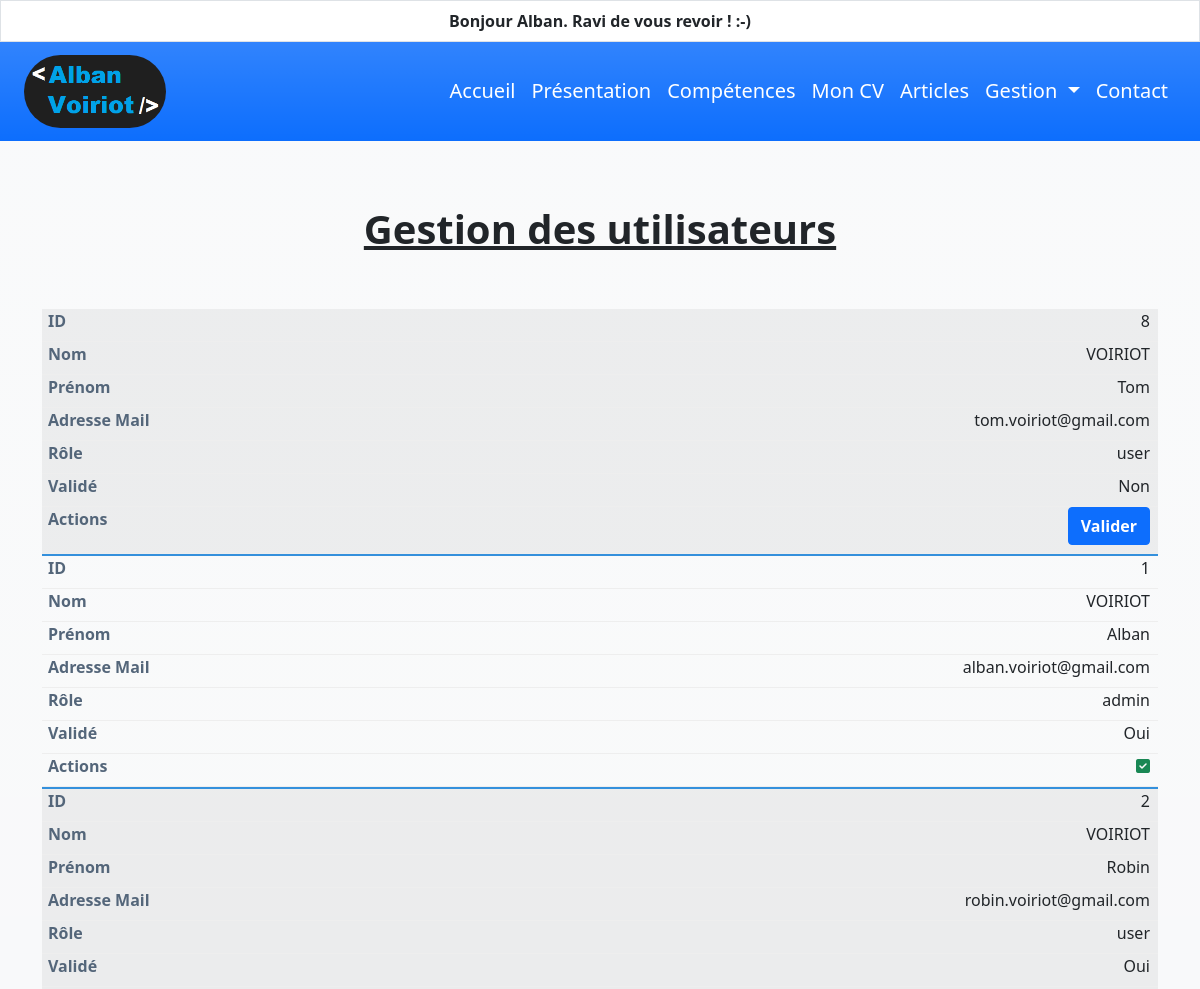
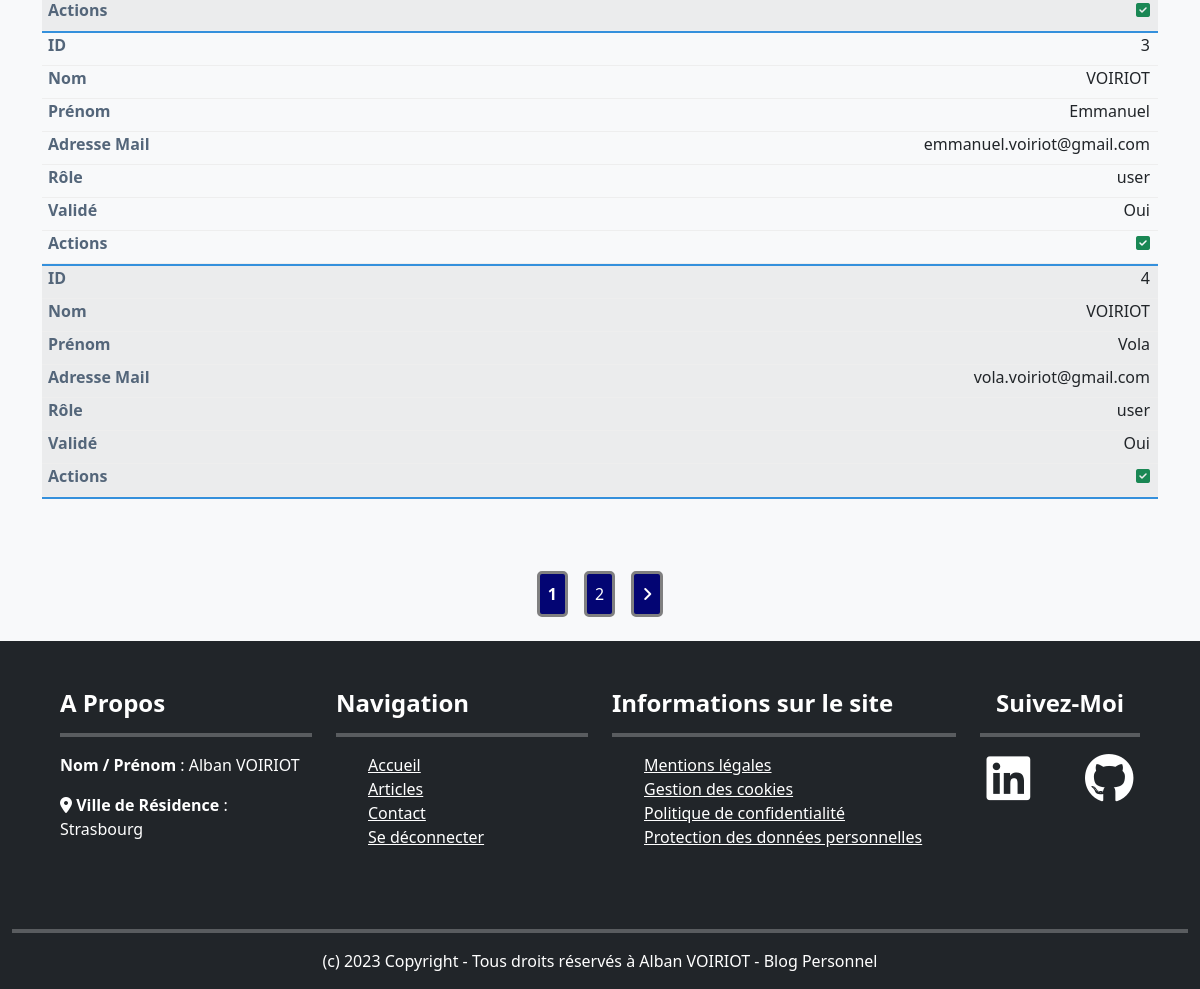
/index.php?action=gestionUtilisateurs (signed in), run on the app's committed database (2 pictures, top to bottom).
### tables this page shows
CREATE TABLE utilisateur (
  id SMALLINT(5) UNSIGNED NOT NULL,
  nom VARCHAR(50) DEFAULT NULL,
  prenom VARCHAR(50) NOT NULL,
  adresse_mail VARCHAR(125) NOT NULL,
  mot_de_passe VARCHAR(125) NOT NULL,
  valide TINYINT(1) UNSIGNED NOT NULL,
  role VARCHAR(5) NOT NULL
);

### src/controllers/UserController.php (called while the page is built, shortened)
<?php
class UserController
{
    public function gestion()
    {
        $userManager = new UserManager();
        $utilisateurs = $userManager->getAll();
        include_once __DIR__ . "/../../templates/gestionUsers.php";
    }
}

### src/Models/UserManager.php (called while the page is built, shortened)
<?php
class UserManager
{
    public function getAll(): array
    {
        $connection = new DatabaseConnection();
        $statement = $connection->getConnection()->prepare("SELECT * FROM utilisateur ORDER BY valide ASC");
        $statement->execute();
        $users = [];
        while (($row = $statement->fetch())) {
            $user = new User();
            $user
                ->setId($row['id'])
                ->setNom($row['nom'])
                ->setPrenom($row['prenom'])
                ->setAdresseMail($row['adresse_mail'])
                ->setValide($row['valide'])
                ->setRole($row['role'])
            ;
            $users[] = $user;
        }
        return $users;
    }
}

### src/Lib/DatabaseConnection.php (called while the page is built, shortened)
<?php
class DatabaseConnection
{
    private ?PDO $database = null;
    public function getConnection(): PDO
    {
        if ($this->database === null) {
            $this->database = new PDO('mysql:host=' . $_ENV["DB_HOST"] . ';dbname=' . $_ENV["DB_NAME"] . ';charset=utf8', $_ENV["DB_USERNAME"], $_ENV["DB_PASSWORD"]);
            $this->database->setAttribute(PDO::ATTR_EMULATE_PREPARES, false);
            $this->database->setAttribute(PDO::ATTR_ERRMODE, PDO::ERRMODE_EXCEPTION);
        }
        return $this->database;
    }
}

### src/Models/User.php (called while the page is built, shortened)
<?php
class User
{
    private int $code;
    private string $nom;
    private string $prenom;
    private string $adresseMail;
    private int $valide = 0;
    private string $role = "user";
    public function setId(int $code): self
    {
        $this->code = $code;
        return $this;
    }
    public function getId(): int
    {
        return $this->code;
    }
    public function setNom(string $nom): self
    {
        $this->nom = $nom;
        return $this;
    }
    public function getNom(): string
    {
        return $this->nom;
    }
    public function setPrenom(string $prenom): self
    {
        $this->prenom = $prenom;
        return $this;
    }
    public function getPrenom(): string
    {
        return $this->prenom;
    }
    public function setAdresseMail(string $adresseMail): self
    {
        $this->adresseMail = $adresseMail;
        return $this;
    }
    public function getAdresseMail(): string
    {
        return $this->adresseMail;
    }
    public function setValide(int $valide): self
    {
        $this->valide = $valide;
        return $this;
    }
    public function getValide(): int
    {
        return $this->valide;
    }
    public function setRole(string $role): self
    {
        $this->role = $role;
        return $this;
    }
    public function getRole(): string
    {
        return $this->role;
    }
}

### templates/gestionUsers.php (the view, shortened to what this page needs)
<section id="gestionUtilisateurs" class="py-3 bg-light bg-gradient">
    <div class="container">
        <div class="row">
            <div class="col">
                <h1 class="fw-bold text-decoration-underline text-center mt-5">Gestion des utilisateurs</h1><br><br>
                <table class="table table-striped table-mobile-responsive table-mobile-sided">
                    <tbody>
                        <?php foreach ($utilisateurs as $utilisateur) { ?>
                        <tr>
                            <td scope="row" class="align-middle" data-content="ID">
                                <?php echo htmlspecialchars($utilisateur->getId(), ENT_QUOTES); ?>
                            </td>
                            <td class="align-middle" data-content="Nom">
                                <?php echo htmlspecialchars($utilisateur->getNom(), ENT_QUOTES); ?>
                            </td>
                            <td class="align-middle" data-content="Prénom">
                                <?php echo htmlspecialchars($utilisateur->getPrenom(), ENT_QUOTES); ?>
                            </td>
                            <td class="align-middle" data-content="Adresse Mail">
                                <?php echo htmlspecialchars($utilisateur->getAdresseMail(), ENT_QUOTES); ?>
                            </td>
                            <td class="align-middle" data-content="Rôle">
                                <?php echo htmlspecialchars($utilisateur->getRole(), ENT_QUOTES); ?>
                            </td>
                            <?php $valide = ($utilisateur->getValide() === 1) ? "Oui" : "Non"; ?>
                            <td class="align-middle" data-content="Validé">
                                <?php echo htmlspecialchars($valide, ENT_QUOTES); ?>
                            </td>
                            <td class="align-middle" data-content="Actions">
                                <?php if ($utilisateur->getValide() === 0) { ?>
                                <a class="btnValider btn btn-primary text-white fw-bold" href="#" data-bs-toggle="modal"
                                    data-bs-target="#modalValider" title="Valider">Valider</a>
                                <?php } else { ?>
                                <a class="btnValider text-success" title="Déjà validé" disabled tabindex="-1"><i
                                        class="fa-sharp fa-solid fa-square-check"></i></a>
                                <?php } ?>
                            </td>
                        </tr>
                        <?php } ?>
                    </tbody>
                </table>
            </div>
        </div>
        <div class="d-flex justify-content-center align-items-end">
            <div id="pagination" class="mt-5 text-center"></div>
            <div>
                <button id="btnPaginationRight" class="btn-pagination-gestion p-2 m-2"><i
                        class="fa-solid fa-angle-right"></i></button>
            </div>
        </div>
    </div>
</section>
<?php $content = ob_get_clean();
include_once __DIR__ . "/layout.php";

### data on the page
utilisateur: id "8", nom "VOIRIOT", prenom "Tom", adresse_mail "tom.voiriot@gmail.com", role "user", valide "Non", shows "Valider"
utilisateur: id "1", nom "VOIRIOT", prenom "Alban", adresse_mail "alban.voiriot@gmail.com", role "admin", valide "Oui"
utilisateur: id "2", nom "VOIRIOT", prenom "Robin", adresse_mail "robin.voiriot@gmail.com", role "user", valide "Oui"
utilisateur: id "3", nom "VOIRIOT", prenom "Emmanuel", adresse_mail "emmanuel.voiriot@gmail.com", role "user", valide "Oui"
utilisateur: id "4", nom "VOIRIOT", prenom "Vola", adresse_mail "vola.voiriot@gmail.com", role "user", valide "Oui"

### other printed values
$_SESSION["user"]["prenom"] "Alban"
